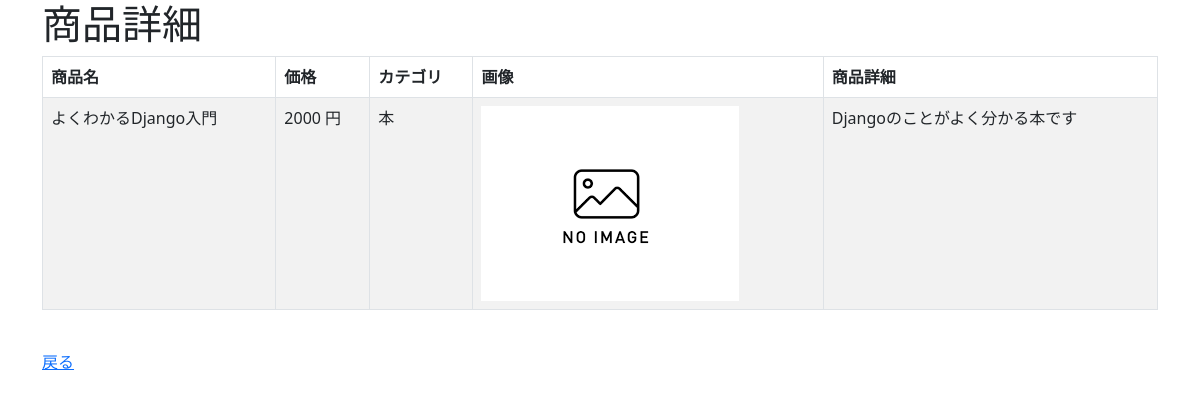
The page /crud/detail/1/ on the database its author committed.
### crud/models.py (models this page shows, shortened)
class Product(models.Model):
    name = models.CharField(max_length=200)
    price = models.PositiveIntegerField()
    category = models.ForeignKey(Category, on_delete=models.CASCADE)
    category = models.ForeignKey(Category, on_delete=models.CASCADE)
    img = models.ImageField(blank=True, default='noImage.png')
    detail = models.TextField(blank=True, null=True)

class Category(models.Model):
    name = models.CharField(max_length=200)
    def __str__(self):
        return self.name

### crud/views.py (the view)
# urls.py: path('crud/detail/<int:pk>/', views.ProductDetailView.as_view(), name="detail"),
class ProductDetailView(DetailView):
    model = Product

### crud/templates/crud/product_detail.html (shortened to what this page needs)
{% extends "base.html" %}
{% block content %}
<h1>商品詳細</h1>
<table class="table table-striped table-hover table-bordered">
    <thead>
        <tr>
            <th>商品名</th>
            <th>価格</th>
            <th>カテゴリ</th>
            <th>画像</th>
            <th>商品詳細</th>
        </tr>
    </thead>
    <tr>
        <td>{{ product.name }}</td>
        <td>{{ product.price }} 円</td>
        <td>{{ product.category }}</td>
         <td><img src="{{ product.img.url }}" style="width:100px height:auto;"></td>
         <td>{{ product.detail }}</td>
    </tr>
</table>
<br>
<a href="{% url 'list' %}">戻る</a>
{% endblock %}

### rows shown on the page
Product: name "よくわかるDjango入門", price "2000", category "本", img (placeholder picture), detail "Djangoのことがよく分かる本です"
